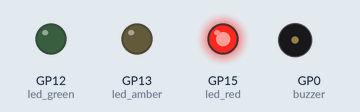
Recording of a program running on a simulated Raspberry Pi Pico running MicroPython. On the bench: output pins drawn as LEDs (lit = HIGH), buzzer (waves = sounding, pin HIGH). Threads take turns every 2 ms.

Above: at 1.5 s.
At 3.5 s:
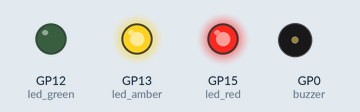
At 5.5 s:
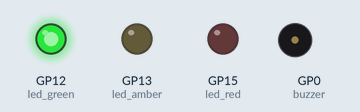
At 8.5 s:
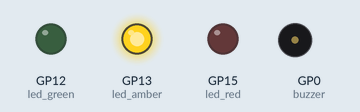
Timing chart, 0 to 13.0 s (numbered marks = the images above):
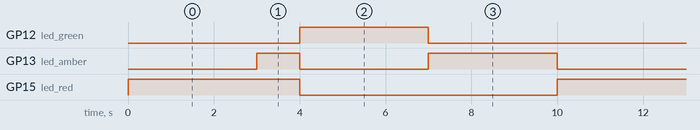

Measured:
- by itself, GP12 (led_green): alternates HIGH for 3.0 s and LOW for 7.0 s
- by itself, GP13 (led_amber): repeats every 10.0 s: LOW 3.0 s, HIGH 3.0 s, LOW 3.0 s, HIGH 1.0 s
- by itself, GP15 (led_red): alternates HIGH for 4.0 s and LOW for 6.0 s

The program:

Traffic_Light_No_Button.py
```python
import utime
import machine
import _thread

time_delay_long = 3
time_delay_short = 1
time_delay_very_short = 0.01

button = machine.Pin(14, machine.Pin.IN,machine.Pin.PULL_DOWN)
buzzer = machine.Pin(0,machine.Pin.OUT)

led_red = machine.Pin(15, machine.Pin.OUT)
led_amber = machine.Pin(13, machine.Pin.OUT)
led_green = machine.Pin(12, machine.Pin.OUT)


global button_pressed
button_pressed = False

def button_reader_thread():
    global button_pressed
    while True:
        if button.value == 1:
            button_pressed = True
            print('button pressed')
        utime.sleep(1)

_thread.start_new_thread(button_reader_thread, ())

while True:
    if button_pressed == True:
        led_red_value(1)
        for i in range(10):
            buzzer.value(1)
            utime.sleep(0.2)
            buzzer.value(0)
            utime.sleep(0.2)

        global button_pressed
        button_pressed = False

    led_red.value(1)
    utime.sleep(time_delay_long)
    led_amber.value(1)
    utime.sleep(time_delay_short)
    led_red.value(0)
    led_amber.value(0)
    led_green.value(1)
    utime.sleep(time_delay_long)
    led_green.value(0)
    led_amber.value(1)
    utime.sleep(time_delay_long)
    led_amber.value(0)
```
